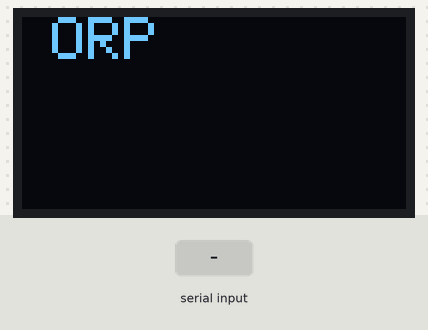
The sketch below on a simulated Teensy 4. On the bench: 128×64 one-colour display. The inputs (shaded band) are chosen by the test bench. The display library's start-up logo is not drawn; what the sketch prints to the serial monitor is not drawn.

Above: at 5.7 s.
5.8 s: "<C,0>" received over the second serial link
At 15.7 s:
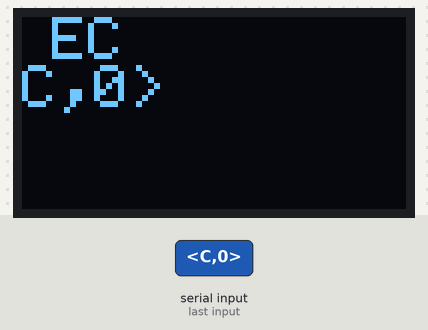
17.7 s: "<C,1>" received over the second serial link
At 24.0 s:
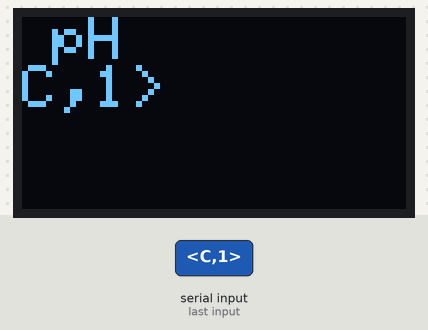
26.8 s: "<ph>" received over the second serial link
At 34.8 s:
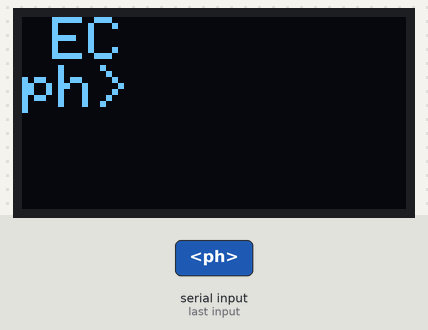
37.9 s: "<ec>" received over the second serial link
At 44.3 s:
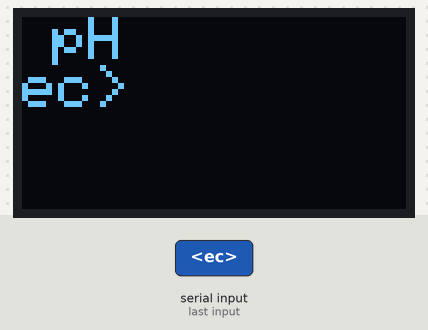
47.1 s: "<orp>" received over the second serial link
At 55.1 s:
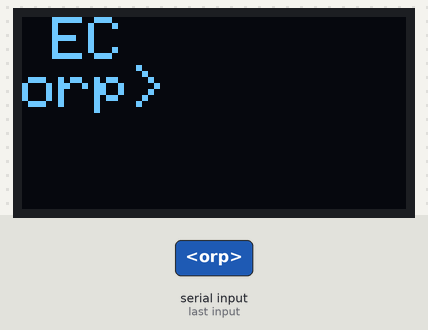
58.2 s: "<debug>" received over the second serial link
At 64.6 s:
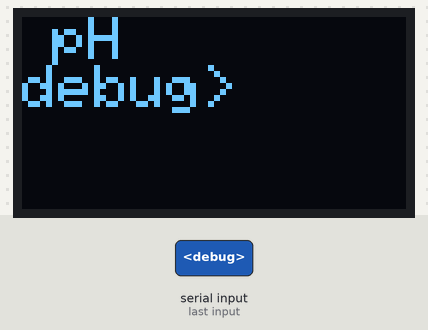
Timing chart, 0 to 66.1 s (numbered marks = the images above; inputs shaded):
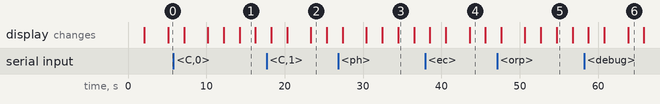

Measured:
- what the display in image 1 shows lasts 2.1 s, from 14.2 s to 16.3 s

The sketch:

sensors.ino
```cpp
#include <SPI.h>
#include <Wire.h>
#include <Adafruit_GFX.h>
#include <Adafruit_SSD1306.h>

#define OLED_RESET 4
Adafruit_SSD1306 display(OLED_RESET);

#define NUMFLAKES 10
#define XPOS 0
#define YPOS 1
#define DELTAY 2
#define SSD1306_LCDHEIGHT 64
#if (SSD1306_LCDHEIGHT != 64)
#error("Height incorrect, please fix Adafruit_SSD1306.h!");
#endif

String inputstring = "";
String phString = "";
String orpString = "";
String ecString = "";
boolean ph_string_complete = false;
boolean orp_string_complete = false;
boolean ec_string_complete = false;
boolean phInput = false;
boolean ecInput = false;
boolean orpInput = false;
boolean debug = false;

const byte numChars = 32;
char receivedChars[numChars];
boolean newData = false;

void setup() {
  Serial.begin(9600);  //hardware serial port (USB)   //These ports are all relevant to the TeensyLC's hardware serial
  Serial1.begin(9600); //ph rx0 tx1                   //Please refer to your own board's pinout if different
  Serial2.begin(9600); //orp rx9 tx10
  Serial3.begin(9600); //ec rx7 tx8

  phString.reserve(30);
  ecString.reserve(30);
  orpString.reserve(30);

  display.begin(SSD1306_SWITCHCAPVCC, 0x3C);  // initialize with the I2C addr 0x3D (for the 128x64)
  display.display();
  delay(2000);
  display.clearDisplay();

  oledPh();
  delay(1000);
  display.clearDisplay();
}

void serialEvent1(){
  phString = Serial1.readStringUntil(13);
  ph_string_complete = true;
}

void serialEvent2(){
  orpString = Serial2.readStringUntil(13);
  orp_string_complete = true;
}

void serialEvent3(){
  ecString = Serial3.readStringUntil(13);
  ec_string_complete = true;
}

void loop() {
recvWithStartEndMarkers();                //Loop overview:
toggleSwitch();                           //recvWithStartEndMarkers() Checks to see if anything was sent over serial between <> characters
inputCommand();                           //toggleSwitch() checks if a <ph>, <orp>, or <ec> was sent thru the serial monitor, change
oledPh();
orp();                                    //boolean flags to appropriate sensor so that our input goes to the correct device.
delay(2000);                              //inputCommand() will then take any characters sent through serial monitor placed between <> markers,
oledORP();
ph();                                     //convert them to strings, then send them to Serial1, Serial2, or Serial3 depending on the sensor chosen in the
delay(2000);                              //toggleSwitch() function. These three functions are located in the 'input' file.
oledEC();
ec();                                     //Finally, loop through the orp(), ph(), and ec() functions that constantly read from Serial1, Serial2, and Serial3
delay(2000);                              //and print the results to Serial. Each of these functions are located in their respectively named file.

} //end loop
```

ec.ino
```cpp
//EC

void ec(){

  if (debug == false){

    if (Serial3.available() > 0) {
      char inchar = (char)Serial3.read();
      ecString += inchar;

      if (inchar == '\r') {
        ec_string_complete = true;
      }
    }

  if (ec_string_complete == true) {

    if (isdigit(ecString[0]) == false) {
      Serial.println(ecString);
    }

  else{
    print_EC_data();
  }
  ecString = "";
  ec_string_complete = false;
  }
  }
}

void print_EC_data(void) {                    //this function will parse the string

  char ecString_array[30];                    //we make a char array
  char *EC;                                   //char pointer used in string parsing
  //float f_ec;                               //used to hold a floating point number that is the EC

  ecString.toCharArray(ecString_array, 30);   //convert the string to a char array
  EC = strtok(ecString_array, ",");           //let's parse the array at each comma
  Serial.print("EC ");                        //we now print each value we parsed separately
  Serial.println(EC);                         //this is the EC value
  //Serial.println();                         //this just makes the output easier to read

//f_ec= atof(EC);                             //uncomment this line to convert the char to a float
}
```

input.ino
```cpp
void recvWithStartEndMarkers() {                                 //Receive with start and end markers <>
    static boolean recvInProgress = false;                       //Anything send thru serial monitor will
    static byte ndx = 0;                                         //only be read if between <> (e.g. qwer<asdf>wer only reads 'asdf')
    char startMarker = '<';                                      //http://forum.arduino.cc/index.php?topic=396450
    char endMarker = '>';
    char rc;

    while (Serial.available() > 0 && newData == false) {
        rc = Serial.read();

        if (recvInProgress == true) {
            if (rc != endMarker) {
                receivedChars[ndx] = rc;
                ndx++;
                if (ndx >= numChars) {
                    ndx = numChars - 1;
                }
            }
            else {
                receivedChars[ndx] = '\0'; // terminate the string
                recvInProgress = false;
                ndx = 0;
                newData = true;
            }
        }

        else if (rc == startMarker) {
            recvInProgress = true;
        }
    }
}

void toggleSwitch() {

    if (newData == true && (strcmp(receivedChars,"ph") == 0)){  //Comparison operator to detect if
        Serial.println("PH Selected");                          //specific char array was sent, "ph" in this case.
        phInput = true;                                         //Flags for choosing between sensors,
        orpInput = false;                                       //if <ph> was sent through serial monitor
        ecInput = false;                                        //compare received char to "ph" string then
        newData = false;                                        //set all boolean values appropriately.
    }                                                           //This function exists so that we can send commands
                                                                //to different sensors at different serial ports.
    if (newData == true && (strcmp(receivedChars,"ec") == 0)){
        Serial.println("EC Selected");                          //Find all relevant UART commands here:
        phInput = false;                                        //https://www.atlas-scientific.com/
        orpInput = false;                                       //e.g. sending <C,0> will disable continuous reading and is read as: 'C,0' without quotes
        ecInput = true;                                         //<C,1> will re-enable continuous reading and is read as: 'C,1' without quotes
        newData = false;
    }

    if (newData == true && (strcmp(receivedChars,"orp") == 0)){
        Serial.println("ORP Selected");
        phInput = false;
        orpInput = true;
        ecInput = false;
        newData = false;
    }

    if (newData == true && (strcmp(receivedChars,"debug") == 0)){ //Stops sensor readings for convenience while
      Serial.println("Debug mode toggled");                       //working in serial monitor. Send <debug> to toggle.
      debug = !debug;
      newData = false;
    }
}

void inputCommand(){
                                                                //This function will send commands to the
                                                                //sensor chosen in the toggleSwitch function.
    inputstring = receivedChars;                                //Convert char array to string cause
                                                                //AtlasScientific stuff reads strings only.
    if (newData == true && phInput == true){                    //If data is received thru serial monitor and
        Serial1.print(inputstring);                             //ph sensor is selected,
        Serial1.print('\r');                                    //then send input to Serial1 (pH in my case).
        Serial.println("pH Input Received");
        newData = false;
    }

    if (newData == true && orpInput == true){
        Serial2.print(inputstring);
        Serial2.print('\r');
        Serial.println("ORP Input Received");
        newData = false;
    }

    if (newData == true && ecInput == true){
        Serial3.print(inputstring);
        Serial3.print('\r');
        Serial.println("EC Input Received");
        newData = false;
    }
}
```

oled.ino
```cpp
void oledPh() {
  display.setTextSize(2);
  display.setTextColor(WHITE);
  display.setCursor(10,0);
  display.clearDisplay();
  display.println("pH \n" + phString);
  display.display();
  }

void oledORP() {
  display.setTextSize(2);
  display.setTextColor(WHITE);
  display.setCursor(10,0);
  display.clearDisplay();
  display.println("ORP \n" + orpString);
  display.display();
  }

void oledEC() {
  display.setTextSize(2);
  display.setTextColor(WHITE);
  display.setCursor(10,0);
  display.clearDisplay();
  display.println("EC \n" + ecString);
  display.display();
  }
```

orp.ino
```cpp
//ORP

void orp() {

  if (debug == false){

    if (Serial2.available() > 0) {
    char inchar = (char)Serial2.read();
    orpString += inchar;

    if (inchar == '\r') {
    orp_string_complete = true;
    }
  }

  if (orp_string_complete == true) {
    Serial.println("ORP " + orpString);
  }
  orpString = "";
  orp_string_complete = false;
  }
}
```

ph.ino
```cpp
//PH

void ph() {
  if (debug == false){

    if (Serial1.available() > 0) {
      char inchar = (char)Serial1.read();
      phString += inchar;

      if (inchar == '\r') {
        ph_string_complete = true;
      }
    }

  if (ph_string_complete == true) {
    Serial.println("PH " + phString);
    phString = "";
    ph_string_complete = false;
  }
  }
}
```
